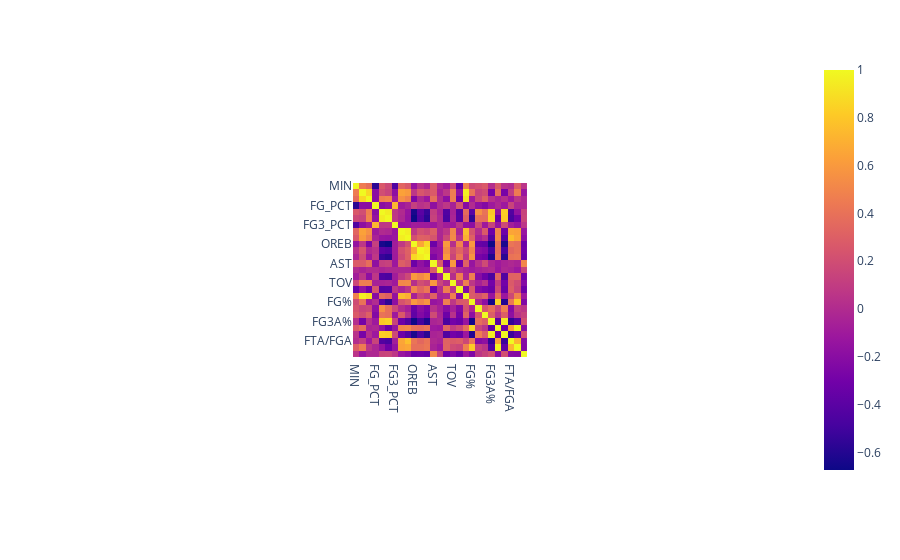

Notebook cell for this chart:
### Code cell
fig = px.imshow(data_per_min.corr(numeric_only=True))
fig.show()

### Figure 1 — Plotly figure (JSON) as saved in the notebook; plotly's stock layout.template omitted (floating-point values rounded to 4 significant figures; data arrays with more than 128 entries replaced by an {"elided": "..."} marker saying what was removed)
{"data": [{"coloraxis": "coloraxis", "hovertemplate": "x: %{x}<br>y: %{y}<br>color: %{z}<extra></extra>", "name": "0", "type": "heatmap", "x": ["MIN", "FGM", "FGA", "FG_PCT", "FG3M", "FG3A", "FG3_PCT", "FTM", "FTA", "OREB", "DREB", "REB", "AST", "STL", "BLK", "TOV", "PF", "PTS", "FG%", "3PT%", "FT%", "FG3A%", "PTS/FGA", "FG3M/FGM", "FTA/FGA", "TRU%", "AST_TOV"], "xaxis": "x", "y": ["MIN", "FGM", "FGA", "FG_PCT", "FG3M", "FG3A", "FG3_PCT", "FTM", "FTA", "OREB", "DREB", "REB", "AST", "STL", "BLK", "TOV", "PF", "PTS", "FG%", "3PT%", "FT%", "FG3A%", "PTS/FGA", "FG3M/FGM", "FTA/FGA", "TRU%", "AST_TOV"], "yaxis": "y", "z": {"elided": "27x27 float values"}}], "layout": {"autosize": true, "coloraxis": {"colorscale": [[0, "#0d0887"], [0.1111, "#46039f"], [0.2222, "#7201a8"], [0.3333, "#9c179e"], [0.4444, "#bd3786"], [0.5556, "#d8576b"], [0.6667, "#ed7953"], [0.7778, "#fb9f3a"], [0.8889, "#fdca26"], [1, "#f0f921"]]}, "margin": {"t": 60}, "xaxis": {"anchor": "y", "autorange": true, "constrain": "domain", "domain": [0.3791, 0.6209], "range": [-0.5, 26.5], "scaleanchor": "y", "type": "category"}, "yaxis": {"anchor": "x", "autorange": true, "constrain": "domain", "domain": [0, 1], "range": [26.5, -0.5], "type": "category"}}}
